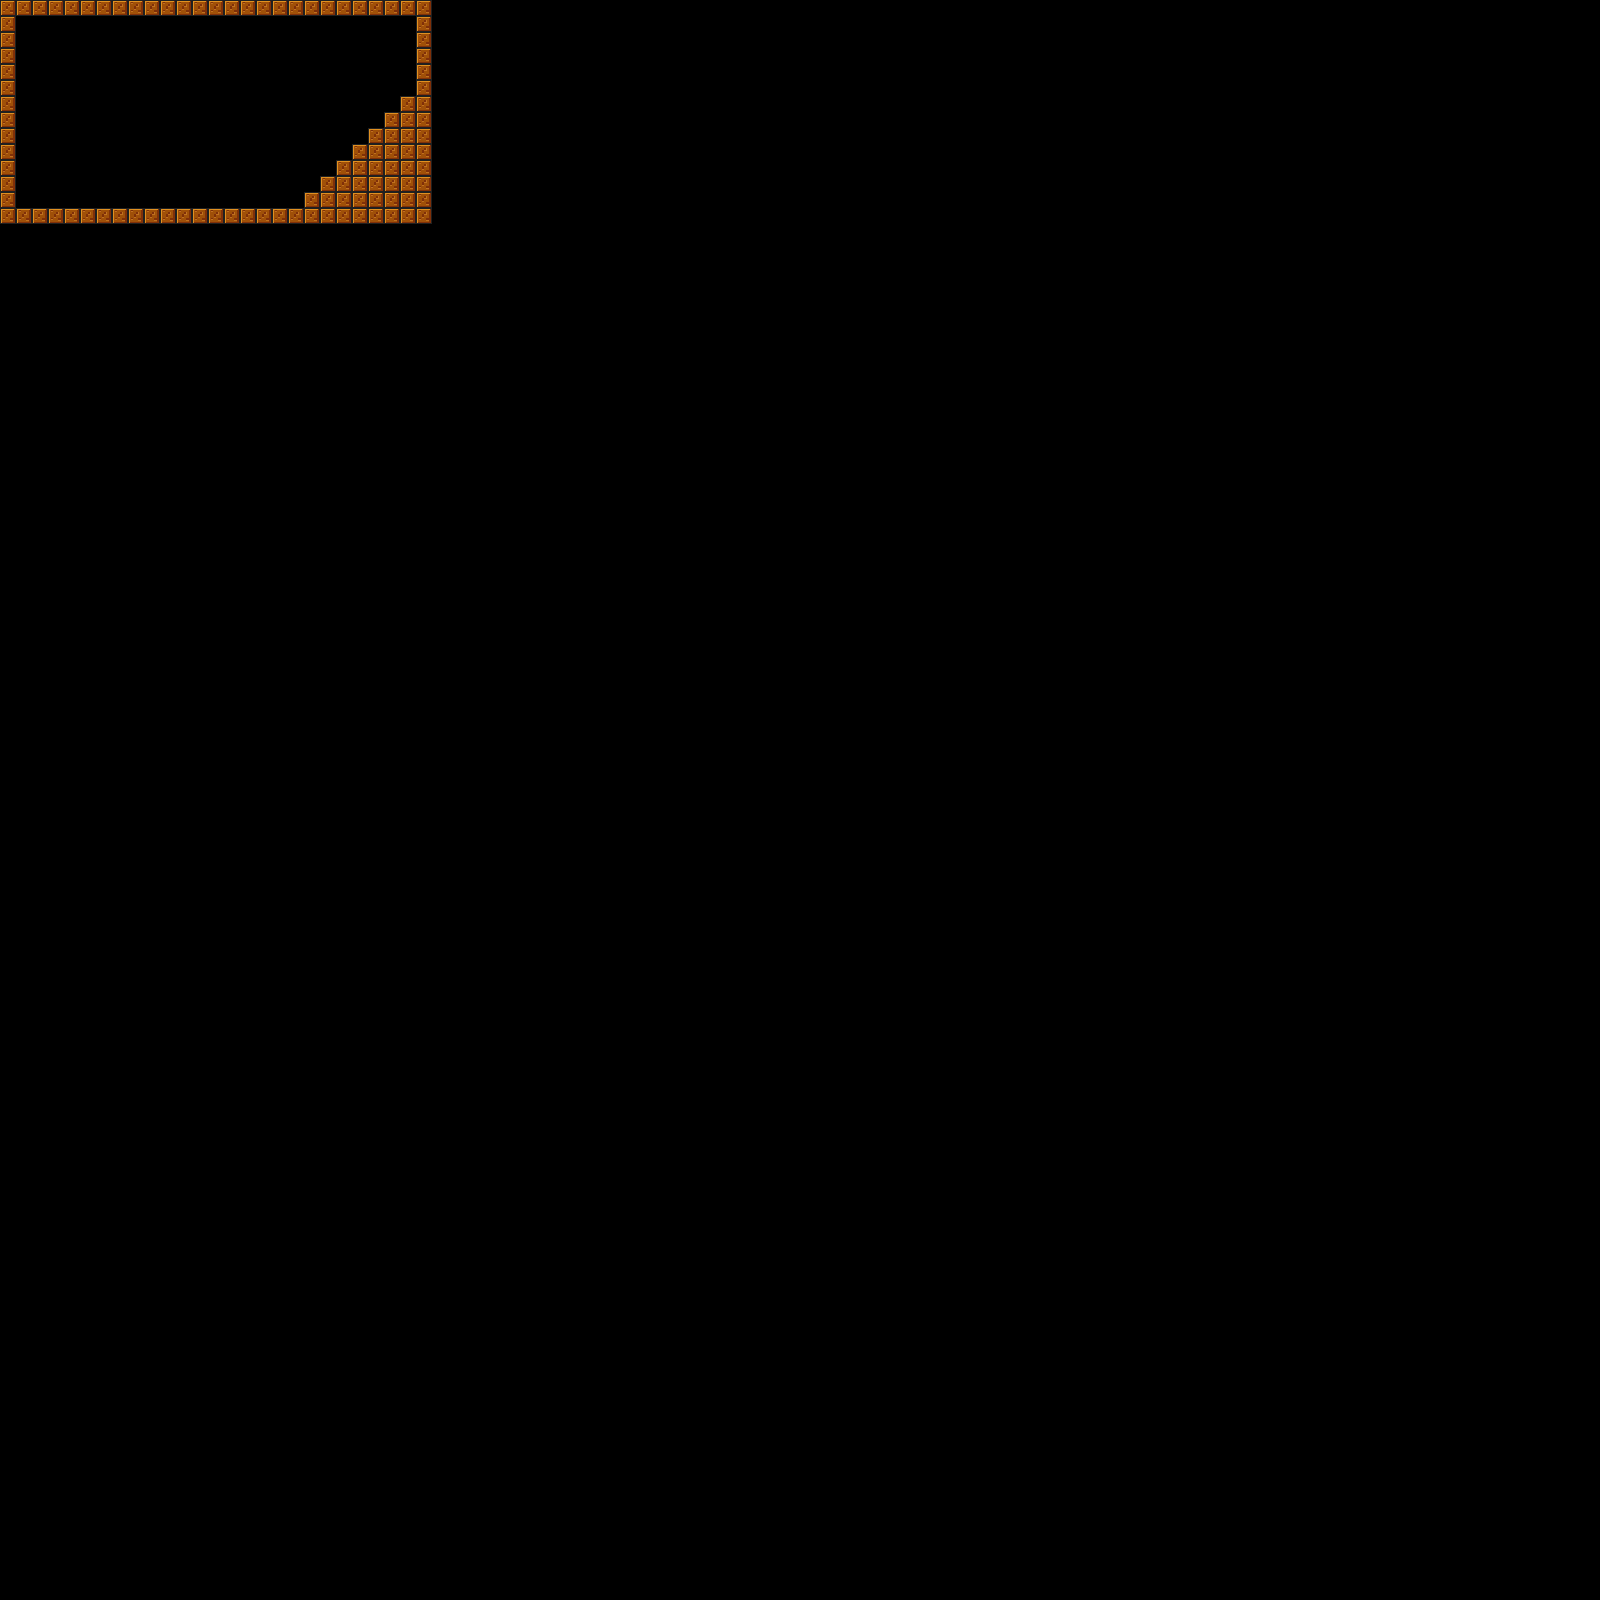

This game map was drawn from its Tiled (.tmx) file and the tilesets committed beside it. A one-line description and the trimmed map source follow:
An orthogonal 100x100 tile map with 16x16 px tiles, 2 tile layers (Collisions, Tile Layer 1), 2 tilesets.

<map version="1.0" orientation="orthogonal" width="100" height="100" tilewidth="16" tileheight="16">
 <tileset firstgid="1" name="test" tilewidth="16" tileheight="16">
  <image source="../tilesets/test.png" width="16" height="16" />
 </tileset>
 <tileset firstgid="145" name="collisions" tilewidth="16" tileheight="16">
  <image source="../tilesets/collisions.png" width="16" height="16" />
  <tile id="0">
   <properties>
    <property name="solid" value="true" />
   </properties>
  </tile>
 </tileset>
 <layer name="Collisions" width="100" height="100" opacity="0.4">
  <properties>
   <property name="collisionMask" value="true" />
  </properties>
  <data>[10000 cells, 106 non-empty, 1 distinct tile ids]</data>
 </layer>
 <layer name="Tile Layer 1" width="100" height="100">
  <data>[10000 cells, 106 non-empty, 1 distinct tile ids]</data>
 </layer>
</map>
